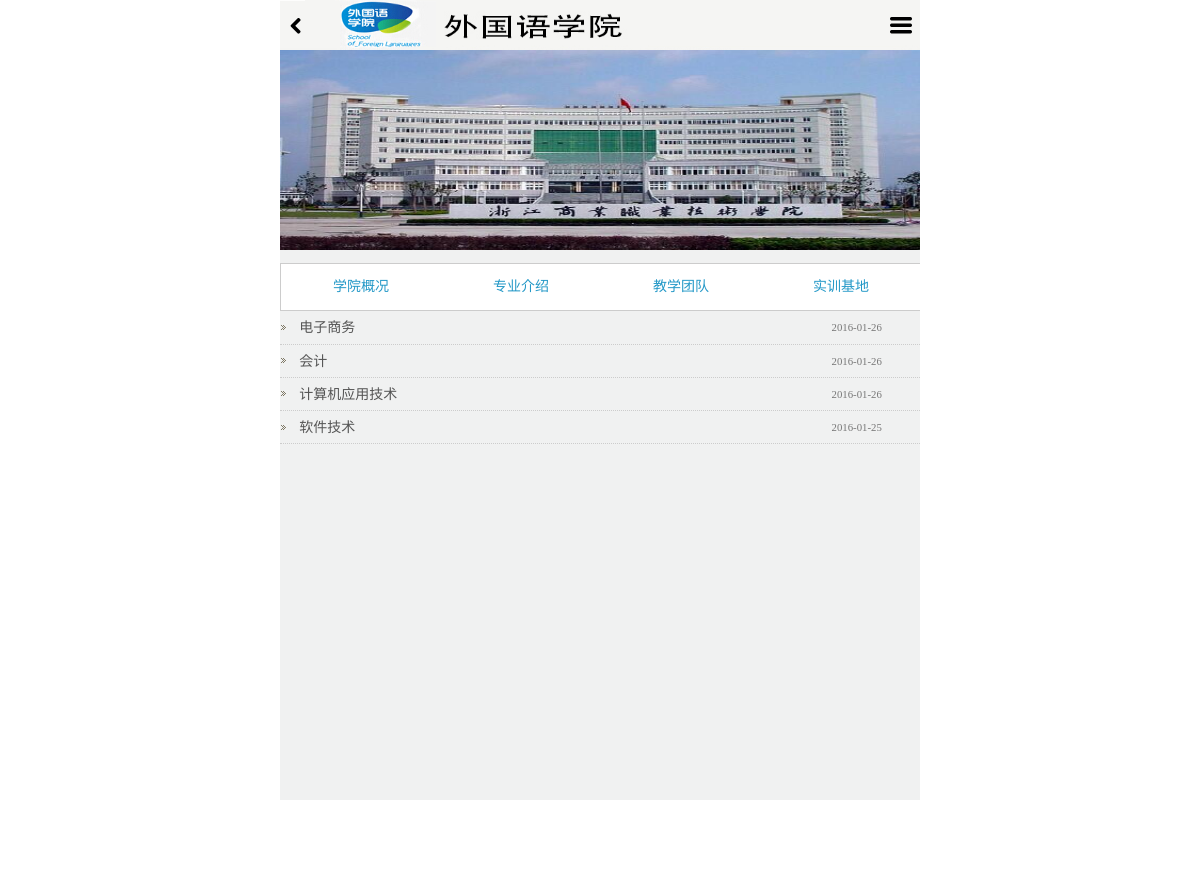
Screenshot of /content.php?menu=学院介绍&type=专业介绍 with the database file from the repository.
### tables this page shows
CREATE TABLE IF NOT EXISTS `menu` (
  `menu_id` int(10) NOT NULL AUTO_INCREMENT,
  `学院介绍` varchar(50) DEFAULT NULL,
  `教学信息` varchar(50) DEFAULT NULL,
  `就业中心` varchar(50) DEFAULT NULL,
  `学习中心` varchar(50) DEFAULT NULL,
  `管理中心` varchar(50) DEFAULT NULL,
  `服务中心` varchar(50) DEFAULT NULL,
  `视频中心` varchar(50) DEFAULT NULL,
  PRIMARY KEY (`menu_id`)
);

CREATE TABLE IF NOT EXISTS `information` (
  `information_id` int(11) NOT NULL AUTO_INCREMENT,
  `information_type` varchar(255) DEFAULT NULL,
  `information_title` varchar(255) DEFAULT NULL,
  `information_body` longtext,
  `information_time` datetime DEFAULT NULL,
  `information_class` varchar(255) NOT NULL,
  `information_count` int(10) NOT NULL DEFAULT '0',
  `information_url` varchar(255) NOT NULL,
  PRIMARY KEY (`information_id`)
);

### web/content.php (the view, shortened to what this page needs)
<!DOCTYPE html PUBLIC "-//W3C//DTD XHTML 1.0 Transitional//EN"
    "http://www.w3.org/TR/xhtml1/DTD/xhtml1-transitional.dtd">
<html xmlns="http://www.w3.org/1999/xhtml" class="loading">
<head>
    <link rel="stylesheet" type="text/css" href="css/style.css"/>
</head>
<body>
<div id="header">
    <i class="menu_back"><a href="index.php"></a></i>
    <div style="display: inline; line-height: 50px;">
        <img id="title-img" src="images/&#x5fae;&#x7f51;&#x9875;_02.png" width="640" height="69" alt="">
    </div>
    <i class="search_open" style=""></i>
</div>
<div id="container">
    <div id="content">
        <p align="center">
            <img id="timg" src="images/title.jpg" alt="">
        </p>
        <?php
        require_once "DataBaseConnection.php";
        @$menu = $_GET['menu'];
        @$type = $_GET['type'];
        @$page = $_GET['page'];
        if ($type == null || $menu == null) {
            if($type=='通知公告'){
                $sql_count = "select count(*) from  information WHERE information_type='$type'";
                $rc = $pdo->query($sql_count)->fetch();
                $result_count = $rc[0];
                if($result_count>10){
                    if($page!=null){
                        if($page>1){
                            $num = ($page-1)*10;
                            $sql_type = "select information_id,information_title,information_url,information_time ,information_class from information WHERE information_type='$type' ORDER BY information_time DESC limit $num,10";
                        }else{
                            $sql_type = "select information_id,information_title,information_url,information_time ,information_class from information WHERE information_type='$type'  ORDER BY information_time DESC limit 0,10";
                        }
                        $result_type = $pdo->query($sql_type);
                    }else{
                        $sql_type = "select information_id,information_title,information_url,information_time ,information_class from information WHERE information_type='$type'  ORDER BY information_time DESC limit 0,10";
                    }
                }else{
                    $sql_type = "select information_id,information_title,information_url,information_time ,information_class from information WHERE information_type='$type'  ORDER BY information_time DESC";
                }
                $result_type = $pdo->query($sql_type);
                ?>
                <div class="cate">
                    <a class="aw"
                       href="content.php?type=通知公告" >通知公告</a>
                </div>
                    <div  id="conn" class="con" >
                        <ul>
                            <?php
                            foreach ($result_type as $item) {
                                if ($item['information_url']!=null){
                                    ?>
                                    <li><span><?php echo $item['information_time'] ?></span><a class="alist"
                                                                                               href="<?php echo $item['information_url'] ?>"
                                        ><?php echo $item['information_title'] ?></a>
                                    </li>
                                    <?php
                                }else {
                                    ?>
                                    <li><span><?php echo $item['information_time'] ?></span><a class="alist"
                                                                                               vhref="Detail.php?information_id=<?php echo $item['information_id'] ?>"
                                        ><?php echo $item['information_title'] ?></a>
                                    </li>
                                    <?php
                                }
                            }
                            ?>
                        </ul>
                    </div>
                <?php
            }
        }else {
            $sql_count = "select count(*) from  information WHERE information_type='$type'";
            $rc = $pdo->query($sql_count)->fetch();
            $result_count = $rc[0];
            if($result_count>10){
                if($page!=null){
                    if($page>1){
                        $num = ($page-1)*10;
                        $sql_type = "select information_id,information_title,information_url,information_time ,information_class from information WHERE information_type='$type' ORDER BY information_time DESC limit $num,10";
                    }else{
                        $sql_type = "select information_id,information_title,information_url,information_time ,information_class from information WHERE information_type='$type'  ORDER BY information_time DESC limit 0,10";
                    }
                    $result_type = $pdo->query($sql_type);
                }else{
                    $sql_type = "select information_id,information_title,information_url,information_time ,information_class from information WHERE information_type='$type'  ORDER BY information_time DESC limit 0,10";
                }
            }else{
                $sql_type = "select information_id,information_title,information_url,information_time ,information_class from information WHERE information_type='$type'  ORDER BY information_time DESC ";
            }
            $sql_menu = "select $menu from menu WHERE $menu IS NOT NULL";
            $result_menu = $pdo->query($sql_menu);
            if ($result_menu == null ) {
            } else {
                $flag = "false";
               foreach($result_menu as $item){
                   if ($type == $item[$menu]) {
                       $flag = "true";
                   }
               }
                if ($flag == "false") {
                } else {
                    $result_type = $pdo->query($sql_type);
                    $result_menu = $pdo->query($sql_menu);
                    ?>
                    <div class="cate">
                        <?php
                        foreach ($result_menu as $item) {
                                ?>
                                <a class="aw" href="content.php?menu=<?php echo $menu . '&type=' . $item[$menu] ?>" ><?php echo $item[$menu] ?></a>
                                <?php
                        }
                        ?>
                    </div>
                    <div class="con" >
                        <ul>
                            <?php
                            foreach ($result_type as $item) {
                                if ($item['information_url']!=null){
                                    ?>
                                    <li style=""><span><?php echo $item['information_time']?></span><a  class="alist"
                                                                                                        href="<?php echo $item['information_url'] ?>"
                                        ><?php echo $item['information_title'] ?></a>
                                    </li>
                                    <?php
                                }else{
                                ?>
                                <li style=""><span><?php echo $item['information_time']?></span><a  class="alist"
                                                                                           vhref="Detail.php?information_id=<?php echo $item['information_id'] ?>"
                                                                                           ><?php echo $item['information_title'] ?></a>
                                </li>
                                <?php
                                }
                            }
                            ?>
                        </ul>
                    </div>
                    <?php
                }
            }
        }
        ?>
    </div>
</div>
</body>
</html>

### web/content.php (style rules this page uses)
@media screen and (min-width: 640px) { #header .search_open { background-position: -107px -441px; right: 0%; width: 35px; top: 10px } }
@media screen and (min-width: 640px) { #header { width: 640px; margin: 0 auto; } }
@media screen and (min-width: 640px) { #container { width: 640px; margin: 0 auto; } }
#title-img { max-width: 100%; height: 100%; }
#header { height: 50px; }

### rows the page displays
menu: 学院介绍 "学院概况"
menu: 学院介绍 "专业介绍"
menu: 学院介绍 "教学团队"
menu: 学院介绍 "实训基地"
information: information_time "2016-01-26…", information_title "电子商务"
information: information_time "2016-01-26…", information_title "会计"
information: information_time "2016-01-26…", information_title "计算机应用技术"
information: information_time "2016-01-25…", information_title "软件技术"
